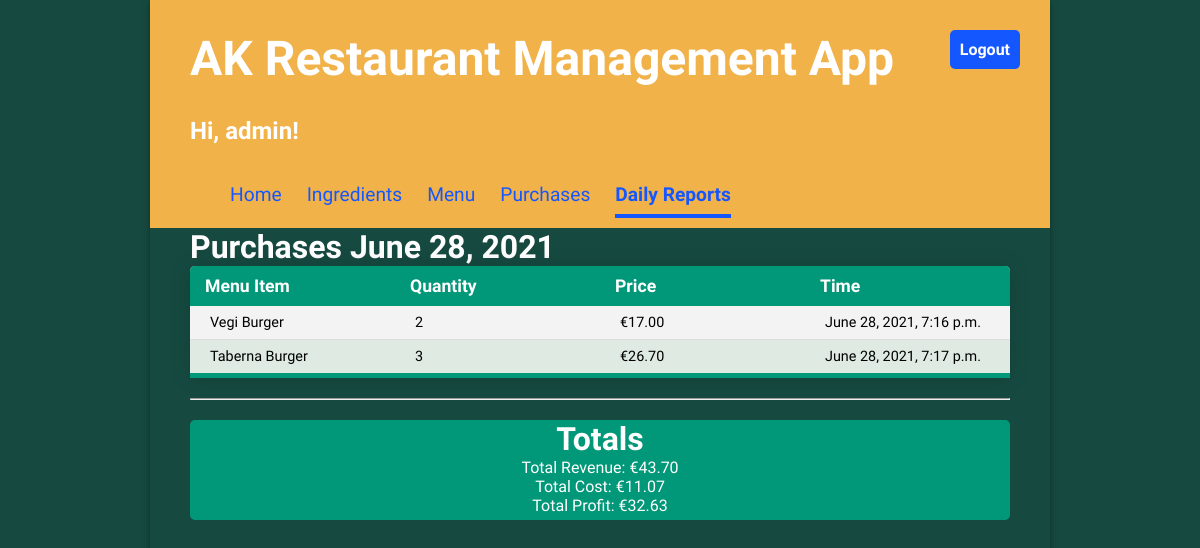
Screenshot of /reports (signed in) with the database file from the repository.
### Inventory/models.py (models this page shows, shortened)
class Purchase(models.Model):
    menu_item = models.ForeignKey(MenuItem, on_delete=models.CASCADE)
    quantity = models.IntegerField(default=1)
    timestamp = models.DateTimeField(auto_now=True)
    def total_sum(self):
        return self.quantity * self.menu_item.price

class MenuItem(models.Model):
    title = models.CharField(max_length=100, unique=True)
    price = models.DecimalField(max_digits=6, decimal_places=2, default=0.00)

### Inventory/views.py (the view)
# urls.py: path('reports', views.ReportView.as_view(), name='reports'),
class ReportView(LoginRequiredMixin, TemplateView):
    template_name = "Inventory/reports.html"
    def get_context_data(self, **kwargs):
        context = super().get_context_data(**kwargs)
        today = datetime.date.today()
        context["purchases"] = Purchase.objects.filter(timestamp__day=today.day)
        total_cost = 0
        for purchase in Purchase.objects.filter(timestamp__day=today.day):
            for recipe_requirement in purchase.menu_item.reciperequirement_set.all():
                total_cost += recipe_requirement.ingredient.unit_price * recipe_requirement.quantity * purchase.quantity
        revenue = 0
        for purchase in Purchase.objects.filter(timestamp__day=today.day):
            revenue += purchase.total_sum()
        context["date"] = today
        context["revenue"] = revenue
        context["total_cost"] = total_cost
        try:
            context["profit"] = revenue - total_cost
        except:
            context["profit"] = 0
        return context

### Inventory/templates/Inventory/reports.html (shortened to what this page needs)
{% extends 'Inventory/base.html' %}
{% block content %}
    {% if purchases %}
    <h2>Purchases {{ date }}</h2>
    <table class="report-table">
        <thead>
            <tr>
                <th>Menu Item</th>
                <th>Quantity</th>
                <th>Price</th>
                <th>Time</th>
            </tr>
        </thead>
        {% endif %}
        <tbody>
        {% for purchase in purchases %}
            <tr>
                <td>{{ purchase.menu_item.title }}</td>
                <td>{{ purchase.quantity }}</td>
                <td class="price">€{{ purchase.total_sum|stringformat:".2f" }}</td>
                <td>{{ purchase.timestamp }}</td>
            </tr>
        {% empty %}
        <div class="sorry">Sorry, there are no purchases at the moment! :(</div>
        {% endfor %}
        </tbody>
    </table>
    {% if purchases %}
    <hr/>
    <div class="Totals">
    <h2>Totals</h2>
    <div>Total Revenue: €{{ revenue|stringformat:".2f" }}</div>
    <div>Total Cost: €{{ total_cost|stringformat:".2f" }}</div>
    <div>Total Profit: €{{ profit|stringformat:".2f" }}</div>
    </div>
    {% endif %}
{% endblock %}

### Inventory/templates/Inventory/base.html (shortened to what this page needs)
{% load static %}
<!DOCTYPE html>
<html>
<head>
  <link rel="stylesheet" type="text/css" href="{% static 'Inventory/style.css' %}" />
</head>
<body>
  <div class="app">
  <header>
    <div class="header-first-row">
      <h1 class="title">AK Restaurant Management App</h1>
      {% if user.is_authenticated %}
      <a class="logout" href="{% url 'logout' %}">Logout</a>
      {% endif %}
    </div>
      {% if user.is_authenticated %}
      <h2>Hi, {{ user.username }}!</h2>
        {% url 'home' as home_url %}
        {% url 'ingredientlist' as ingredientlist_url %}
        {% url 'menuitemlist' as menuitemlist_url %}
        {% url 'purchases' as purchases_url %}
        {% url 'reports' as reports_url %}
      <nav class="navbar">
        <a class="nav-item {% if request.path == home_url %} current-page {% endif %}" href="{% url 'home' %}">Home</a>
        <a class="nav-item {% if request.path == ingredientlist_url %} current-page {% endif %}" href="{% url 'ingredientlist' %}">Ingredients</a>
        <a class="nav-item {% if request.path == menuitemlist_url %} current-page {% endif %}" href="{% url 'menuitemlist' %}">Menu</a>
        <a class="nav-item {% if request.path == purchases_url %} current-page {% endif %}" href="{% url 'purchases' %}">Purchases</a>
        <a class="nav-item {% if request.path == reports_url %} current-page {% endif %}" href="{% url 'reports' %}">Daily Reports</a>
      </nav>
      {% endif %}
  </header>
  <main>
    {% block content %}{% endblock %}
  </main>
  </div>
</body>
</html>

### Inventory/static/Inventory/style.css (style rules this page uses)
* { margin: 0; padding: 0; box-sizing: border-box; }
body { font-family: 'Oxygen', sans-serif; background: #164A41; }
hr { margin: 20px 0; }
header { min-height: 200px; display: flex; align-items: center; flex-direction: column; align-items: flex-start; padding-left: 40px; background: #F1B24A; }
main { display: flex; flex-direction: column; padding: 0 40px 20px 40px; justify-content: center; }
main h2 { font-size: 2em; }
.app { min-width: 900px; max-width: 75%; min-height: 100vh; margin: 0 auto; box-shadow: 0 2px 4px 0 rgba(0, 0, 0, 0.2), 0 3px 10px 0 rgba(0, 0, 0, 0.19); background: #164A41; color: #ffffff; }
.title { font-size: 3em; padding: 30px 0; margin: auto 0; }
.navbar { margin-top: 20px; margin-left: 30px; display: flex; width: 100%; font-size: 1.2em; }
.navbar a { text-decoration: none; padding: 8px 0; color: #1557FF; margin-right: 15px; }
.navbar a:hover, .navbar .current-page { border-bottom: solid 4px #1557FF; border-spacing: 0 15px; font-weight: bold; }
main table { border-collapse: collapse; border-spacing: 0 15px; width: 100%; border-radius: 5px 5px 0 0; overflow: hidden; box-shadow: 0 0 20px rgba(0, 0, 0, 0.15); table-layout: fixed; background: #dfeae2; color: black; }
table tbody { display: block; max-height: 350px; overflow-y: scroll; font-size: 0.9em; text-align: left; }
table thead, table tbody tr { display: table; width: 100%; table-layout: fixed; }
table thead tr { background-color: #009879; color: #ffffff; text-align: left; font-weight: bold; }
table th { padding: 10px 15px; font-size: 1.1em; }
table td { padding: 8px 20px; }
table tbody tr { border-bottom: 1px solid #dddddd; }
table tbody tr:nth-of-type(odd) { background-color: #f3f3f3; }
table tbody tr:last-of-type { border-bottom: 5px solid #009879; }
.header-first-row { width: 100%; display: flex; justify-content: space-between; }
.logout { height: max-content; text-align: center; text-decoration: none; border: 0px; background-color: #1557FF; border-radius: 5px; color: white; padding: 10px; font-weight: bold; margin: 30px; font-size: 1em; }
a { text-decoration: none; color: #1557FF; }
.table-name h1, a { display: inline-block; margin: 10px; }
.Totals { display: flex; background: #009879; min-height: 100px; align-items: center; flex-direction: column; color: #ffffff; border-radius: 5px; }

### rows the page displays
Purchase: menu_item "Vegi Burger", quantity "2", total_sum "17.00", timestamp "June 28, 2021, 7:16 p.m."
Purchase: menu_item "Taberna Burger", quantity "3", total_sum "26.70", timestamp "June 28, 2021, 7:17 p.m."

### other values shown
{{ user.username }} "admin"
{{ date }} "June 28, 2021"
{{ revenue|stringformat:".2f" }} "43.70"
{{ total_cost|stringformat:".2f" }} "11.07"
{{ profit|stringformat:".2f" }} "32.63"
